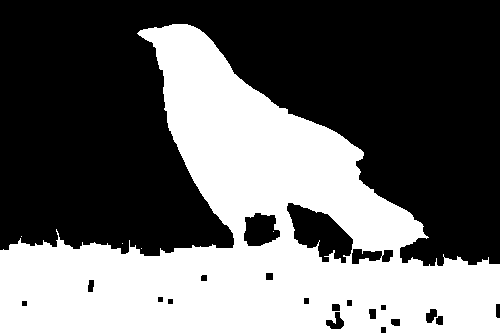
#> input picture km_American_Crow_0014_25287.png, 500 x 333 px
$ python I_Assignment_merger.py
#> lines starting #> are read from the running program, lines starting #| are printed output that depends on the picture; after the words box and inside, x2 and y2 are one past the last pixel; in counts of white or black regions, pixels touching at a corner belong together
import cv2
import numpy as np
import matplotlib.pyplot as plt

# Read masks (grayscale)
mask1 = cv2.imread('km_American_Crow_0014_25287.png', cv2.IMREAD_GRAYSCALE)
#> mask1: shape (333, 500); 40.6% white; 5 white regions (4 under 20 px), largest, box (x1, y1, x2, y2) and area: (0, 24, 500, 333) 67580
mask2 = cv2.imread('ot_American_Crow_0014_25287.png', cv2.IMREAD_GRAYSCALE)
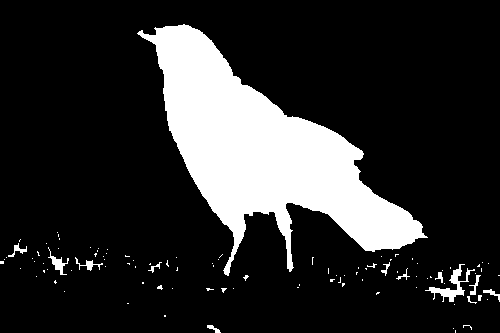
#> input picture ot_American_Crow_0014_25287.png, 500 x 333 px
#> mask2: shape (333, 500); 17.3% white; 103 white regions (89 under 20 px), largest, box (x1, y1, x2, y2) and area: (137, 24, 428, 276) 27196, (425, 264, 475, 302) 469, (48, 247, 69, 275) 165

merged = cv2.addWeighted(mask1, 0.5, mask2, 0.5, 0)
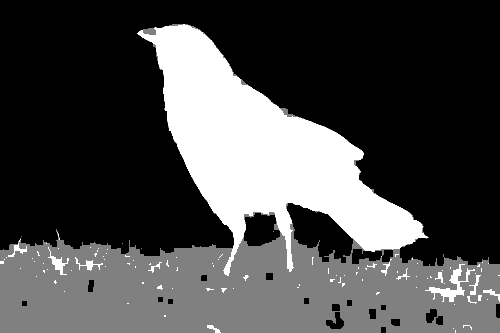
#> merged: shape (333, 500); min 0, max 255, mean 73.9

_,binary = cv2.threshold(merged, 128, 255, cv2.THRESH_BINARY)

closing = cv2.morphologyEx(binary, cv2.MORPH_CLOSE, np.ones((5,5), np.uint8))

# Remove small white patches using connected components
num_labels, labels, stats, _ = cv2.connectedComponentsWithStats(closing, connectivity=8)
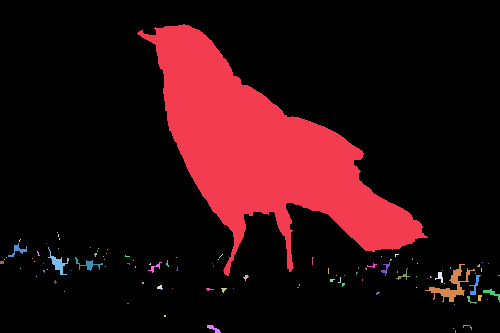
#> labels: shape (333, 500) int32; 104 distinct labels, from 0 to 103; one colour per label, 0 black
#> num_labels = 104; stats = 104 rows, first 6: [0, 0, 500, 333, 137758], [137, 24, 291, 252, 27196], [57, 232, 1, 1, 1], [58, 234, 1, 3, 3], [19, 239, 2, 3, 3], [59, 238, 1, 2, 2]

min_area = 500  # adjust this based on how small patches are
cleaned = np.zeros_like(closing)

for i in range(1, num_labels):  # skip background (0)
    area = stats[i, cv2.CC_STAT_AREA]
    if area >= min_area:
        cleaned[labels == i] = 255
#> this loop made 103 passes
#> area on passes 1, 6, 8, 21, 39, 42, 47, 58: 27196, 82, 165, 105, 40, 42, 469, 38
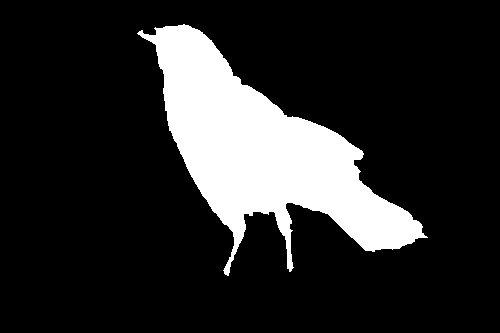
#> cleaned: shape (333, 500); 16.3% white; 1 white region, box (x1, y1, x2, y2) and area: (137, 24, 428, 276) 27196


plt.figure(figsize=(10, 6))

plt.subplot(2, 3, 1)
plt.imshow(mask1, cmap='gray')
plt.title('K_Means')
plt.axis('off')

plt.subplot(2, 3, 2)
plt.imshow(mask2, cmap='gray')
plt.title('Otsu Threshold')
plt.axis('off')

plt.subplot(2, 3, 3)
plt.imshow(merged, cmap='gray')
plt.title('Merged')
plt.axis('off')

plt.subplot(2, 3, 4)
plt.imshow(binary, cmap='gray')
plt.title('Binary')
plt.axis('off')


plt.subplot(2, 3, 5)
plt.imshow(closing, cmap='gray')
plt.title('Closing')
plt.axis('off')

plt.subplot(2, 3, 6)
plt.imshow(cleaned, cmap='gray')
plt.title('Cleaned Mask')
plt.axis('off')

plt.tight_layout()
plt.show()

cv2.waitKey(0)
cv2.destroyAllWindows()
